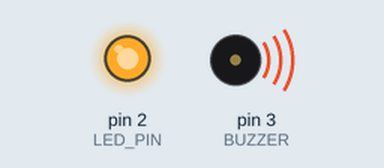
This sketch was run on a simulated Arduino Uno, built with avr-gcc and run on an emulated ATmega328P. On the bench: output pins drawn as LEDs (lit = HIGH), buzzer (waves = sounding).

Above: at 0.1 s.
At 0.7 s:
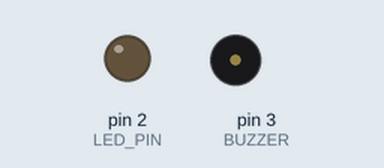
Timing chart, 0 to 2.2 s (numbered marks = the images above):
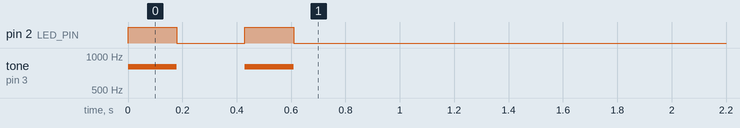

The sketch:

buzzer_LED_test.ino
```cpp
const int LED_PIN = 2;
const int BUZZER = 3;

void setup() {
  pinMode(LED_PIN, OUTPUT);
  pinMode(BUZZER, OUTPUT);

  // Two short brake-alert pulses
  for (int i = 0; i < 2; i++) {
    digitalWrite(LED_PIN, HIGH);
    tone(BUZZER, 800);
    delay(180);

    digitalWrite(LED_PIN, LOW);
    noTone(BUZZER);
    delay(250);
  }
}

void loop() {
  // Test runs once after upload/reset
}
```
